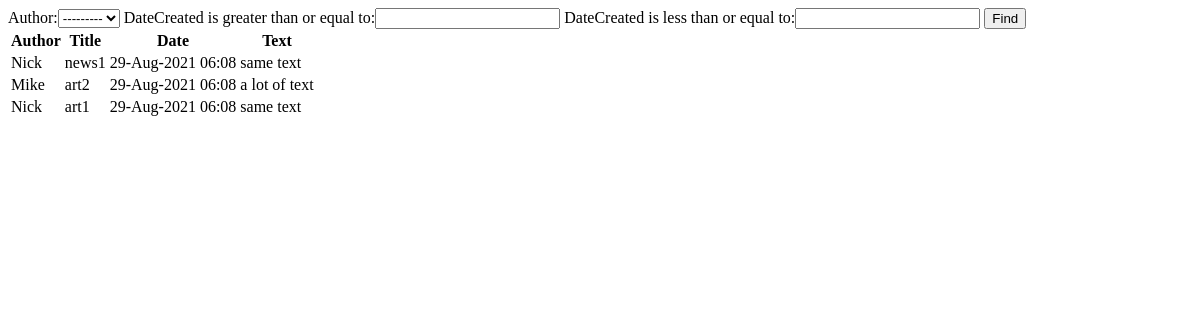
Page /news/search/ on the earlier database version.
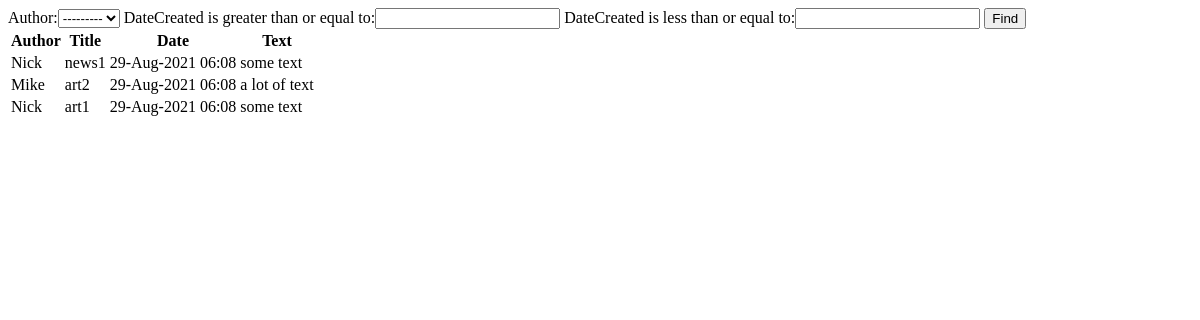
Same page on the later database version.
### news/models.py (models this page shows, shortened)
class Post(models.Model):
    author = models.ForeignKey(Author, on_delete=models.CASCADE)
    postType = models.CharField(max_length=7, choices=(('news', 'новость'), ('article', 'статья')), default='article')
    dateCreated = models.DateTimeField(auto_now_add=True)
    category = models.ManyToManyField(Category, through='PostCategory')
    title = models.CharField(max_length=31)
    text = models.TextField()
    rating = models.SmallIntegerField(default=0)

class Author(models.Model):
    name = models.OneToOneField(User, on_delete=models.CASCADE)
    rating = models.SmallIntegerField(default=0)
    def __str__(self):
        return f'{self.name.username}'

### news/views.py (the view)
# urls.py: path('search/', NewsListFilter.as_view()),
class NewsListFilter(NewsList):
    template_name = 'news/search.html'
    def get_filter(self):
        return NewsFilter(self.request.GET, queryset=super().get_queryset())
    def get_queryset(self):
        return self.get_filter().qs
    def get_context_data(self, *args, **kwargs):
        return {
            **super().get_context_data(*args, **kwargs),
            'filter': self.get_filter(),
        }

### templates/news/search.html (shortened to what this page needs)
{% extends 'default.html' %}
{% load custom_filters %}
{% block content %}
    <form method="get">
        {{ filter.form }}
        <input type="submit" value="Find">
    </form>
    {% if news %}
        <table>
            <thead>
                <tr>
                    <th><strong>Author</strong></th>
                    <th><strong>Title</strong></th>
                    <th><strong>Date</strong></th>
                    <th><strong>Text</strong></th>
                </tr>
            </thead>
            {% for n in news %}
                <tr>
                    <td>{{ n.author }}</td>
                    <td>{{ n.title }}</td>
                    <td>{{ n.dateCreated|date:'d-M-Y h:m' }}</td>
                    <td>{{ n.text|truncatechars:50 }}</td>
                </tr>
            {% endfor %}
        </table>
    {% else %}
        <h2>Новостей нет</h2>
    {% endif %}
{% endblock %}

Differences in the rows shown:
changed Post "news1": text "same text" → "some text"
changed Post "art1": text "same text" → "some text"
